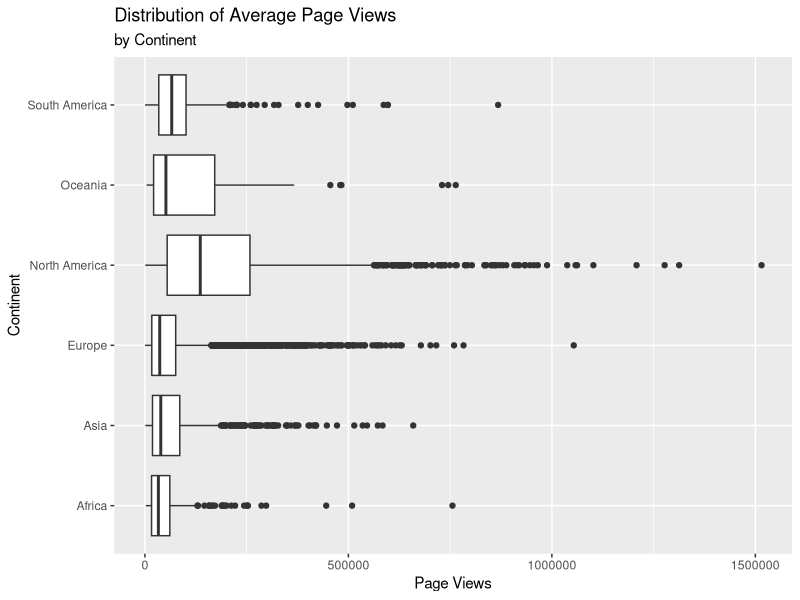
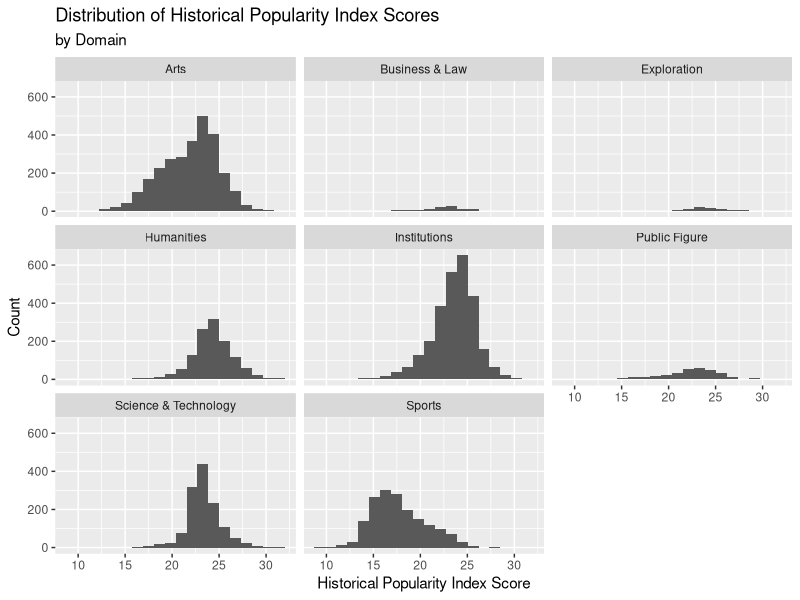
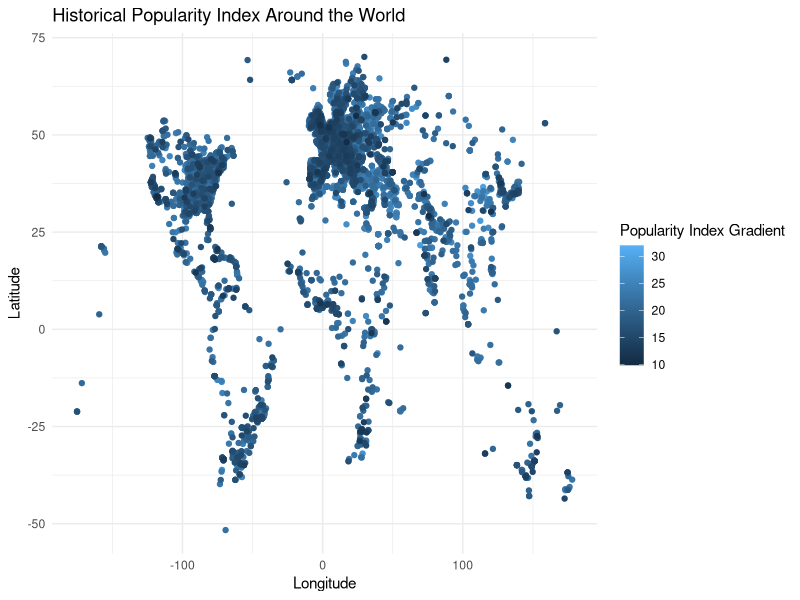
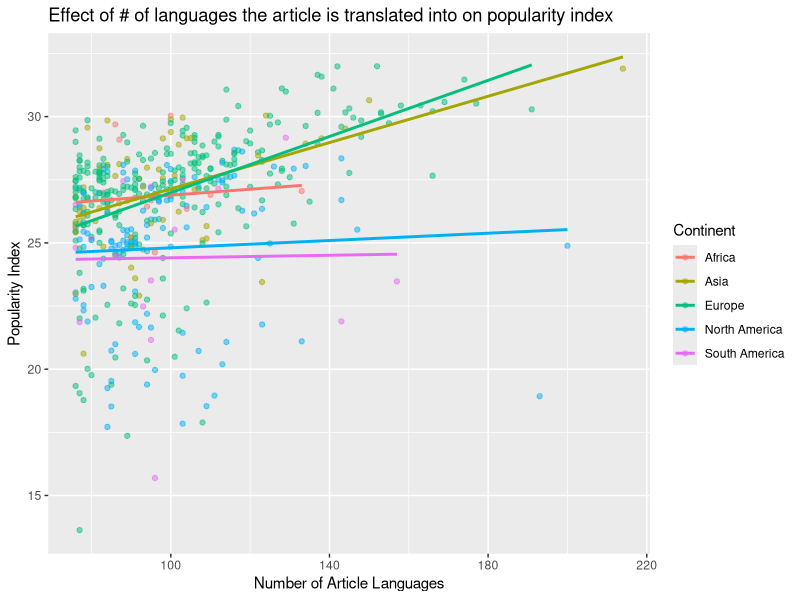

Write R code to recreate these figures, in order.
## ---- chunk 1
knitr::opts_chunk$set(echo = FALSE)
## ---- chunk 2
library(tidyverse)
library(broom)
## ---- chunk 3
panth <- read_csv("data/cdatabase.csv",
                  na = c("Unknown", "1237?", "530s"))
## ---- chunk 4
panth_mod <- na.omit(panth)

panth_mod %>%
  ncol()

panth_mod %>%
  nrow()

panth_mod <- panth_mod %>%
  mutate(
    rank = 1:nrow(panth_mod)
  )

panth_mod %>%
  select(rank, full_name, birth_year, historical_popularity_index) %>%
  head(10)
## ---- chunk 5
panth_mod %>%
  ggplot(mapping = aes(x = continent, y = average_views)) +
  geom_boxplot() + 
  coord_flip() +
  labs(title = "Distribution of Average Page Views", y = "Page Views", 
       x = "Continent", subtitle = "by Continent")

panth_mod %>%
  filter(continent == "South America", average_views > 600000) %>%
  select(rank, full_name, country, continent, average_views)

panth_mod %>%
  filter(continent == "Oceania", average_views > 750000) %>%
  select(rank, full_name, country, continent, average_views)

panth_mod %>%
  filter(continent == "North America", average_views > 1500000) %>%
  select(rank, full_name, country, continent, average_views) 

panth_mod %>%
  filter(continent == "Europe", average_views > 1000000) %>%
  select(rank, full_name, country, continent, average_views)

panth_mod %>%
  filter(continent == "Asia", average_views > 600000) %>%
  select(rank, full_name, country, continent, average_views)

panth_mod %>%
  filter(continent == "Africa", average_views > 600000) %>%
  select(rank, full_name, country, continent, average_views)
## ---- chunk 6
panth_mod %>%
  ggplot(mapping = aes(x = historical_popularity_index)) +
  geom_histogram(bins = 20) + 
  facet_wrap(~domain) +
  labs(title = "Distribution of Historical Popularity Index Scores", y = "Count", 
       x = "Historical Popularity Index Score", subtitle = "by Domain")

panth_mod %>%
  group_by(domain)%>%
  summarise(mean = mean(historical_popularity_index), 
            median = median(historical_popularity_index), 
            sd = sd(historical_popularity_index))
## ---- chunk 7
ggplot(panth_mod, mapping = aes(x = longitude, y = latitude, color = historical_popularity_index)) +
  geom_point() +
  theme_minimal() +
  labs(title = "Historical Popularity Index Around the World", x = "Longitude", 
       y = "Latitude", color = "Popularity Index Gradient")
## ---- chunk 8
panth_mod %>%
  count(domain) %>%
  arrange(desc(n))

panth_mod %>%
  count(continent) %>%
  arrange(desc(n))
## ---- chunk 9
domain_m <- lm(historical_popularity_index ~ domain, data = panth_mod)
tidy(domain_m) %>%
  select(term, estimate)
## ---- chunk 10
glance(domain_m)$r.squared
## ---- chunk 11
panth_mod %>%
  count(sex) %>%
  mutate(prop = n/sum(n))
## ---- chunk 12
m_pop_sex <- lm(historical_popularity_index ~ sex , data = panth_mod)
tidy(m_pop_sex) %>%
  select(term, estimate)
## ---- chunk 13
glance(m_pop_sex)$r.squared
## ---- chunk 14
panth_mod%>%
  filter(birth_year > 1920)%>%
  count(sex)%>%
  mutate(prop = n/sum(n))
## ---- chunk 15
m_pop_sex2 <- lm(historical_popularity_index ~ sex , data = panth_mod %>%
                   filter(birth_year > 1920))
tidy(m_pop_sex2) %>%
  select(term, estimate)
## ---- chunk 16
glance(m_pop_sex2)$r.squared
## ---- chunk 17
artlang_m <- lm(historical_popularity_index ~ article_languages, data = panth_mod)
tidy(artlang_m) %>%
  select(term, estimate)
## ---- chunk 18
glance(artlang_m)$r.squared
## ---- chunk 19
panth_mod %>%
  filter(article_languages > 75 & continent != "Oceania")%>%
  ggplot(mapping = aes(y = historical_popularity_index, x = article_languages,
                       color = factor(continent))) + geom_point(alpha = .5) + 
    geom_smooth(method = "lm", se = FALSE) +
    labs(x = "Number of Article Languages", y = "Popularity Index", 
    title =
      "Effect of # of languages the article is translated into on popularity index", 
    color = "Continent") 
## ---- chunk 20
panth_mod %>%
  filter(continent == "Asia")%>%
  select(full_name, historical_popularity_index, article_languages, country,occupation) %>%
  arrange(desc(article_languages))%>%
  head(3)
## ---- chunk 21
panth_mod %>%
  select(full_name, historical_popularity_index, article_languages, country) %>%
  filter(historical_popularity_index < 20, article_languages > 175)
## ---- chunk 22
m_full <- lm(historical_popularity_index ~ sex +
               domain +
               article_languages +
               continent +
               birth_year,
             data = panth_mod)
tidy(m_full) %>%
  select(term, estimate)
## ---- chunk 23
glance(m_full)$r.squared

glance(m_full)$adj.r.squared
## ---- chunk 24
selected_model <- step(m_full, direction = "backward")

tidy(selected_model) %>%
  select(term, estimate)

glance(selected_model)$AIC
glance(selected_model)$r.squared
glance(selected_model)$adj.r.squared
## ---- chunk 25
panth_mod %>%
  filter(continent == "Europe",
         birth_year < 0,
         sex == "Male",
         domain == "Humanities") %>%
    select(rank,full_name,historical_popularity_index, occupation)
## ---- chunk 26
haversine <- function(long1, lat1, long2, lat2, round = 3) {
  # convert to radians
  long1 = long1 * pi / 180
  lat1  = lat1  * pi / 180
  long2 = long2 * pi / 180
  lat2  = lat2  * pi / 180
  
  R = 6371 # Earth mean radius in km
  
  a = sin((lat2 - lat1)/2)^2 + cos(lat1) * cos(lat2) * sin((long2 - long1)/2)^2
  d = R * 2 * asin(sqrt(a))
  
  return( round(d,round) ) # distance in km
}
## ---- chunk 27
panth_mod2 <- panth_mod%>%
  filter(domain == "Arts", continent == "Europe")%>%
  mutate(long.arts = longitude, lat.arts = latitude, name.arts = full_name)%>%
  head(300)%>%
  select(long.arts, lat.arts, name.arts, continent)

panth_mod3 <- panth_mod%>%
  filter(domain == "Science & Technology", continent == "Europe")%>%
  mutate(long.sci = longitude, lat.sci = latitude, name.sci = full_name)%>%
  head(300)%>%
  select(long.sci, lat.sci, name.sci, continent)

art_sci <- full_join(panth_mod2, panth_mod3, by = "continent")

art_sci <- art_sci%>%
  mutate(distance = haversine(long.arts, lat.arts, long.sci, lat.sci, round=3))
## ---- chunk 28
art_sci %>%
  select(distance,name.arts,name.sci) %>%
  arrange(distance)
## ---- chunk 29
art_sci_mindist <- art_sci %>%
  group_by(name.arts) %>%
  mutate(closest = min(distance)) 
  
art_sci_mindist%>%
  filter(closest == distance)%>%
  select(name.arts, closest, name.sci)
## ---- chunk 30
panth_mod4 <- panth_mod%>%
  filter(domain == "Humanities", continent == "Europe")%>%
  mutate(long.hum = longitude, lat.hum = latitude, name.hum = full_name)%>%
  head(300)%>%
  select(long.hum, lat.hum, name.hum, continent)

panth_mod5 <- panth_mod%>%
  filter(domain == "Arts", continent == "Europe")%>%
  mutate(long.arts = longitude, lat.arts = latitude, name.arts = full_name)%>%
  head(300)%>%
  select(long.arts, lat.arts, name.arts, continent)

hum_art <- full_join(panth_mod4, panth_mod5, by = "continent")

hum_art <- hum_art %>%
  mutate(distance = haversine(long.arts, lat.arts, long.hum, lat.hum, round=3))
## ---- chunk 31
hum_art %>%
  select(distance, name.arts, name.hum) %>%
  arrange(distance)
## ---- chunk 32
hum_art_mindist <- hum_art %>%
  group_by(name.arts) %>%
  mutate(closest = min(distance)) 
  
hum_art_mindist %>%
  filter(closest == distance)%>%
  select(name.arts, closest, name.hum)
